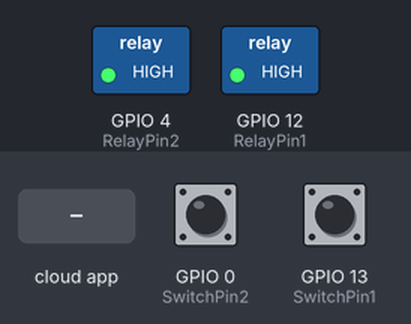
Bench run of a sketch on a simulated ESP8266 (NodeMCU). Shown: switched loads named in the sketch (green lamp = pin HIGH). The test bench sets the inputs (shaded band); at power-on: GPIO 0 (SwitchPin2) HIGH, GPIO 13 (SwitchPin1) HIGH. WiFi joins after 1.5 s; servers stay silent unless stated; what the sketch prints to the serial monitor is not drawn.

Above: at 2.7 s.
2.8 s: the phone or cloud app sets Swich1ID to 1
At 3.8 s:
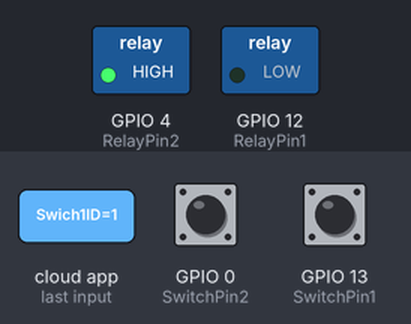
4.3 s: the phone or cloud app sets Swich2ID to 1
At 4.9 s:
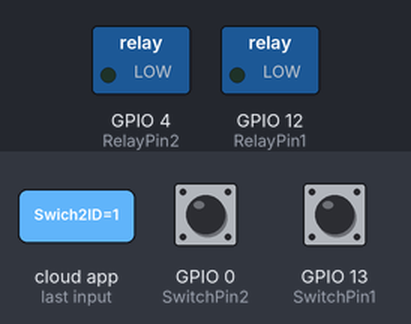
5.8 s: the phone or cloud app sets Swich1ID to 0
At 6.1 s:
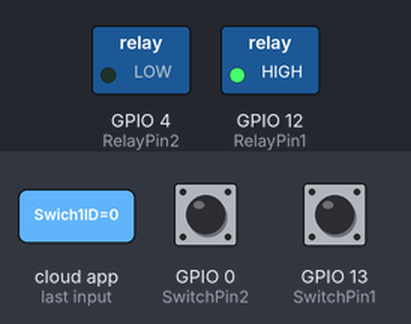
7.3 s: GPIO 0 (SwitchPin2) pulled LOW for 0.15 s
At 8.4 s:
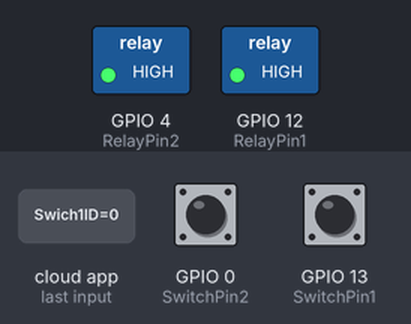
8.9 s: GPIO 0 (SwitchPin2) pulled LOW for 1 s
At 9.6 s:
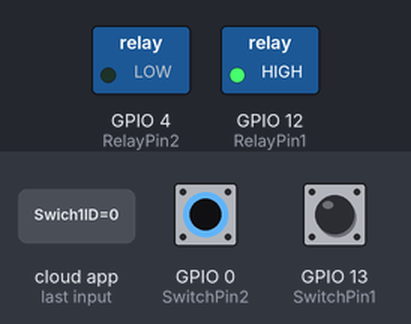
Timing chart, 0 to 11.9 s (numbered marks = the images above; inputs shaded):
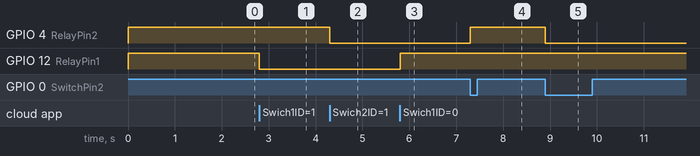

The sketch:

Code_NodeMCU_2Relays_Button.ino
```cpp
#include <ESP8266WiFi.h>
#include <SinricPro.h>
#include <SinricProSwitch.h>
//this code by INDRJEET

// WiFi Credentials
const char* ssid = "WIFI name";       // Replace with your WiFi SSID
const char* password = "password"; // Replace with your WiFi password

// Sinric Pro Credentials
const char* appKey = "Aap key";    // Replace with your Sinric Pro App Key
const char* secretKey = "SecretKey"; // Replace with your Sinric Pro Secret Key
const char* switch1_ID = "Swich1ID"; // Replace with Switch 1 ID
const char* switch2_ID = "Swich2ID"; // Replace with Switch 2 ID

// Relay and Switch Pins
#define RelayPin1 12  // GPIO D6
#define RelayPin2 4  // GPIO D2
#define SwitchPin1 13  // GPIO D7
#define SwitchPin2 0   // GPIO D3

// Variables to track relay states
bool relayState1 = false;
bool relayState2 = false;

// Debounce variables
const int debounceDelay = 200;
unsigned long lastDebounceTime1 = 0;
unsigned long lastDebounceTime2 = 0;
bool previousSwitchState1 = HIGH;
bool previousSwitchState2 = HIGH;

// Functions to control relays
void setRelayState(int relayPin, bool state) {
  digitalWrite(relayPin, state ? LOW : HIGH);
}

// Sinric Pro callbacks
bool onPowerState1(const String &deviceId, bool &state) {
  relayState1 = state;
  setRelayState(RelayPin1, state);
  Serial.printf("Switch 1 %s\n", state ? "ON" : "OFF");
  return true; // Report success
}

bool onPowerState2(const String &deviceId, bool &state) {
  relayState2 = state;
  setRelayState(RelayPin2, state);
  Serial.printf("Switch 2 %s\n", state ? "ON" : "OFF");
  return true; // Report success
}

// Manual control for switches
void handleManualControl() {
  unsigned long currentMillis = millis();

  // Handle Switch 1
  if (digitalRead(SwitchPin1) == LOW && previousSwitchState1 == HIGH) {
    if (currentMillis - lastDebounceTime1 >= debounceDelay) {
      relayState1 = !relayState1;
      setRelayState(RelayPin1, relayState1);
      SinricProSwitch& mySwitch1 = SinricPro[switch1_ID];
      mySwitch1.sendPowerStateEvent(relayState1); // Sync state with Sinric Pro
      lastDebounceTime1 = currentMillis;
    }
  }
  previousSwitchState1 = digitalRead(SwitchPin1);

  // Handle Switch 2
  if (digitalRead(SwitchPin2) == LOW && previousSwitchState2 == HIGH) {
    if (currentMillis - lastDebounceTime2 >= debounceDelay) {
      relayState2 = !relayState2;
      setRelayState(RelayPin2, relayState2);
      SinricProSwitch& mySwitch2 = SinricPro[switch2_ID];
      mySwitch2.sendPowerStateEvent(relayState2); // Sync state with Sinric Pro
      lastDebounceTime2 = currentMillis;
    }
  }
  previousSwitchState2 = digitalRead(SwitchPin2);
}

void setup() {
  // Initialize serial communication
  Serial.begin(9600);
  Serial.println("Setting up...");

  // Setup relay pins
  pinMode(RelayPin1, OUTPUT);
  pinMode(RelayPin2, OUTPUT);
  digitalWrite(RelayPin1, HIGH);
  digitalWrite(RelayPin2, HIGH);

  // Setup switch pins
  pinMode(SwitchPin1, INPUT_PULLUP);
  pinMode(SwitchPin2, INPUT_PULLUP);

  // Connect to WiFi
  WiFi.begin(ssid, password);
  while (WiFi.status() != WL_CONNECTED) {
    delay(500);
    Serial.print(".");
  }
  Serial.println("\nWiFi connected!");

  // Setup Sinric Pro
  SinricProSwitch& mySwitch1 = SinricPro[switch1_ID];
  mySwitch1.onPowerState(onPowerState1);

  SinricProSwitch& mySwitch2 = SinricPro[switch2_ID];
  mySwitch2.onPowerState(onPowerState2);

  SinricPro.begin(appKey, secretKey);
}

void loop() {
  SinricPro.handle();
  handleManualControl();
}
```

Measured:
- after the input at 2.8 s, GPIO 12 (RelayPin1): HIGH → LOW at once
- after the input at 4.3 s, GPIO 4 (RelayPin2): HIGH → LOW at once
- after the input at 5.8 s, GPIO 12 (RelayPin1): LOW → HIGH at once
- after the input at 7.3 s, GPIO 4 (RelayPin2): LOW → HIGH at once
- after the input at 8.9 s, GPIO 4 (RelayPin2): HIGH → LOW at once
